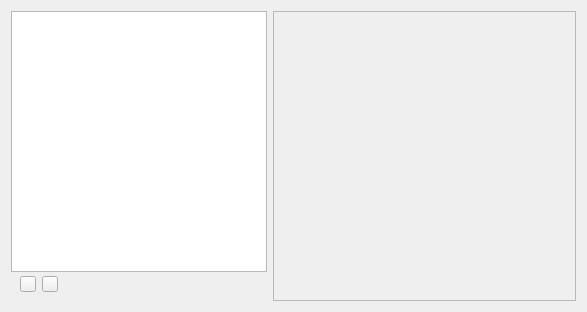
<?xml version="1.0" encoding="UTF-8"?>
<ui version="4.0">
 <class>ClubsEditor</class>
 <widget class="QWidget" name="ClubsEditor">
  <property name="geometry">
   <rect>
    <x>0</x>
    <y>0</y>
    <width>587</width>
    <height>312</height>
   </rect>
  </property>
  <property name="font">
   <font>
    <pointsize>13</pointsize>
   </font>
  </property>
  <property name="windowTitle">
   <string>Form</string>
  </property>
  <layout class="QHBoxLayout" name="horizontalLayout" stretch="0,1">
   <item>
    <widget class="QSplitter" name="splitter">
     <property name="orientation">
      <enum>Qt::Horizontal</enum>
     </property>
     <widget class="QWidget" name="widget" native="true">
      <layout class="QVBoxLayout" name="verticalLayout">
       <property name="spacing">
        <number>3</number>
       </property>
       <item>
        <widget class="QListView" name="clubList">
         <property name="editTriggers">
          <set>QAbstractItemView::NoEditTriggers</set>
         </property>
         <property name="dragEnabled">
          <bool>true</bool>
         </property>
         <property name="dragDropOverwriteMode">
          <bool>true</bool>
         </property>
         <property name="dragDropMode">
          <enum>QAbstractItemView::InternalMove</enum>
         </property>
         <property name="defaultDropAction">
          <enum>Qt::MoveAction</enum>
         </property>
         <property name="alternatingRowColors">
          <bool>true</bool>
         </property>
         <property name="selectionBehavior">
          <enum>QAbstractItemView::SelectRows</enum>
         </property>
        </widget>
       </item>
       <item>
        <widget class="QWidget" name="horizontalWidget" native="true">
         <layout class="QHBoxLayout" name="horizontalLayout_3">
          <property name="topMargin">
           <number>1</number>
          </property>
          <item>
           <widget class="QPushButton" name="removeClubBtn">
            <property name="sizePolicy">
             <sizepolicy hsizetype="Fixed" vsizetype="Fixed">
              <horstretch>0</horstretch>
              <verstretch>0</verstretch>
             </sizepolicy>
            </property>
            <property name="minimumSize">
             <size>
              <width>16</width>
              <height>16</height>
             </size>
            </property>
            <property name="maximumSize">
             <size>
              <width>16</width>
              <height>16</height>
             </size>
            </property>
            <property name="text">
             <string/>
            </property>
            <property name="icon">
             <iconset resource="Resources.qrc">
              <normaloff>:/images/minus.png</normaloff>:/images/minus.png</iconset>
            </property>
           </widget>
          </item>
          <item>
           <widget class="QPushButton" name="addClubBtn">
            <property name="sizePolicy">
             <sizepolicy hsizetype="Fixed" vsizetype="Fixed">
              <horstretch>0</horstretch>
              <verstretch>0</verstretch>
             </sizepolicy>
            </property>
            <property name="minimumSize">
             <size>
              <width>16</width>
              <height>16</height>
             </size>
            </property>
            <property name="maximumSize">
             <size>
              <width>16</width>
              <height>16</height>
             </size>
            </property>
            <property name="text">
             <string/>
            </property>
            <property name="icon">
             <iconset resource="Resources.qrc">
              <normaloff>:/images/add.png</normaloff>:/images/add.png</iconset>
            </property>
            <property name="flat">
             <bool>false</bool>
            </property>
           </widget>
          </item>
          <item>
           <spacer name="horizontalSpacer">
            <property name="orientation">
             <enum>Qt::Horizontal</enum>
            </property>
            <property name="sizeHint" stdset="0">
             <size>
              <width>40</width>
              <height>16</height>
             </size>
            </property>
           </spacer>
          </item>
         </layout>
        </widget>
       </item>
      </layout>
     </widget>
    </widget>
   </item>
   <item>
    <widget class="QFrame" name="frame">
     <property name="frameShape">
      <enum>QFrame::StyledPanel</enum>
     </property>
     <property name="frameShadow">
      <enum>QFrame::Raised</enum>
     </property>
     <layout class="QVBoxLayout" name="verticalLayout_2">
      <item>
       <widget class="CompetitorList" name="competitorsList" native="true">
        <property name="baseSize">
         <size>
          <width>11</width>
          <height>0</height>
         </size>
        </property>
       </widget>
      </item>
     </layout>
    </widget>
   </item>
  </layout>
 </widget>
 <customwidgets>
  <customwidget>
   <class>CompetitorList</class>
   <extends>QWidget</extends>
   <header location="global">CompetitorList.h</header>
   <container>1</container>
  </customwidget>
 </customwidgets>
 <resources>
  <include location="Resources.qrc"/>
 </resources>
 <connections/>
</ui>
